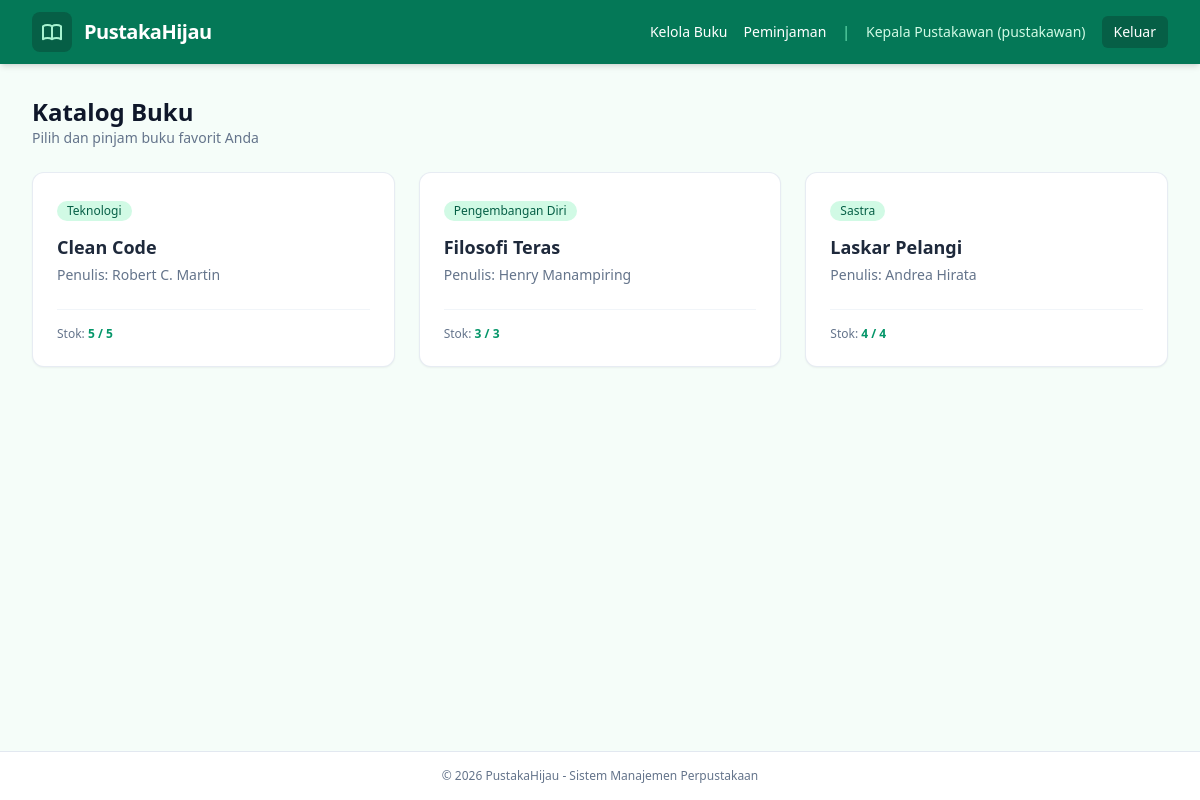
The page / (signed in) on the database its author committed.
### tables this page shows
CREATE TABLE buku (
            id INTEGER PRIMARY KEY AUTOINCREMENT,
            judul TEXT NOT NULL,
            penulis TEXT NOT NULL,
            kategori TEXT NOT NULL,
            stok_total INTEGER NOT NULL,
            stok_tersedia INTEGER NOT NULL
        );

### app.py (the view)
@app.route('/')
@login_required()
def katalog():
    conn = get_db()
    buku_list = conn.execute('SELECT * FROM buku ORDER BY judul ASC').fetchall()
    conn.close()
    return render_template('katalog.html', buku_list=buku_list)

### app.py (called while the page is built)
def get_db():
    conn = sqlite3.connect(DATABASE)
    conn.row_factory = sqlite3.Row
    return conn

def login_required(role=None):
    def decorator(f):
        @wraps(f)
        def decorated_function(*args, **kwargs):
            if 'user_id' not in session:
                flash('Silakan login terlebih dahulu.', 'warning')
                return redirect(url_for('login'))
            if role and session.get('role') != role:
                flash('Anda tidak memiliki akses ke halaman ini.', 'danger')
                return redirect(url_for('katalog'))
            return f(*args, **kwargs)
        return decorated_function
    return decorator

### templates/katalog.html (shortened to what this page needs)
{% extends 'layout.html' %}
{% block content %}
<div class="flex justify-between items-center mb-6">
  <div>
    <h1 class="text-2xl font-bold text-slate-900">Katalog Buku</h1>
    <p class="text-sm text-slate-500">Pilih dan pinjam buku favorit Anda</p>
  </div>
</div>
<div class="grid grid-cols-1 md:grid-cols-2 lg:grid-cols-3 gap-6">
  {% for buku in buku_list %}
  <div class="bg-white p-6 rounded-xl border border-slate-200/80 shadow-sm flex flex-col justify-between">
    <div>
      <span class="inline-block px-2.5 py-0.5 rounded-full text-xs font-medium bg-emerald-100 text-emerald-800 mb-3">
        {{ buku.kategori }}
      </span>
      <h3 class="text-lg font-bold text-slate-800">{{ buku.judul }}</h3>
      <p class="text-sm text-slate-500 mt-1">Penulis: {{ buku.penulis }}</p>
    </div>
    <div class="mt-6 pt-4 border-t border-slate-100 flex items-center justify-between">
      <div class="text-xs">
        <span class="text-slate-500">Stok: </span>
        <span class="font-bold {% if buku.stok_tersedia > 0 %}text-emerald-600{% else %}text-rose-600{% endif %}">
          {{ buku.stok_tersedia }} / {{ buku.stok_total }}
        </span>
      </div>
    </div>
  </div>
  {% else %}
  <p class="col-span-full text-slate-500 text-center py-12">Belum ada koleksi buku di katalog.</p>
  {% endfor %}
</div>
{% endblock %}

### templates/layout.html (shortened to what this page needs)
<!DOCTYPE html>
<html lang="id">
<head>
  <script src="https://cdn.tailwindcss.com"></script>
</head>
<body class="bg-emerald-50/50 min-h-screen text-slate-800 flex flex-col font-sans">
  <nav class="bg-emerald-700 text-white shadow-md sticky top-0 z-50">
    <div class="max-w-7xl mx-auto px-4 sm:px-6 lg:px-8">
      <div class="flex items-center justify-between h-16">
        <div class="flex items-center space-x-3">
          <div class="p-2 bg-emerald-800 rounded-lg">
          </div>
          <span class="font-bold text-xl tracking-tight">PustakaHijau</span>
        </div>
        <div class="flex items-center space-x-4 text-sm font-medium">
          {% if session.get('user_id') %}
            {% if session.get('role') == 'pustakawan' %}
              <a href="{{ url_for('kelola_buku') }}" class="hover:text-emerald-200 transition">Kelola Buku</a>
              <a href="{{ url_for('kelola_pinjaman') }}" class="hover:text-emerald-200 transition">Peminjaman</a>
            {% else %}
              <a href="{{ url_for('katalog') }}" class="hover:text-emerald-200 transition">Katalog</a>
              <a href="{{ url_for('pinjaman_saya') }}" class="hover:text-emerald-200 transition">Pinjaman Saya</a>
            {% endif %}
            <span class="text-emerald-300">|</span>
            <span class="text-emerald-100">{{ session.get('nama') }} ({{ session.get('role') }})</span>
            <a href="{{ url_for('logout') }}" class="bg-emerald-800 hover:bg-emerald-900 px-3 py-1.5 rounded-md transition">Keluar</a>
          {% else %}
            <a href="{{ url_for('login') }}" class="hover:text-emerald-200 transition">Masuk</a>
            <a href="{{ url_for('register') }}" class="bg-emerald-600 hover:bg-emerald-800 px-3 py-1.5 rounded-md transition">Daftar</a>
          {% endif %}
        </div>
      </div>
    </div>
  </nav>
  <main class="max-w-7xl mx-auto px-4 sm:px-6 lg:px-8 py-8 flex-1 w-full">
    {% block content %}{% endblock %}
  </main>
  <footer class="bg-white border-t border-slate-200 py-4 text-center text-xs text-slate-500">
    &copy; 2026 PustakaHijau - Sistem Manajemen Perpustakaan
  </footer>
</body>
</html>

### rows shown on the page
buku: kategori "Teknologi", judul "Clean Code", penulis "Robert C. Martin", stok_tersedia "5", stok_total "5"
buku: kategori "Pengembangan Diri", judul "Filosofi Teras", penulis "Henry Manampiring", stok_tersedia "3", stok_total "3"
buku: kategori "Sastra", judul "Laskar Pelangi", penulis "Andrea Hirata", stok_tersedia "4", stok_total "4"

### other values the page prints
{{ session.get('nama') }} "Kepala Pustakawan"
{{ session.get('role') }} "pustakawan"
